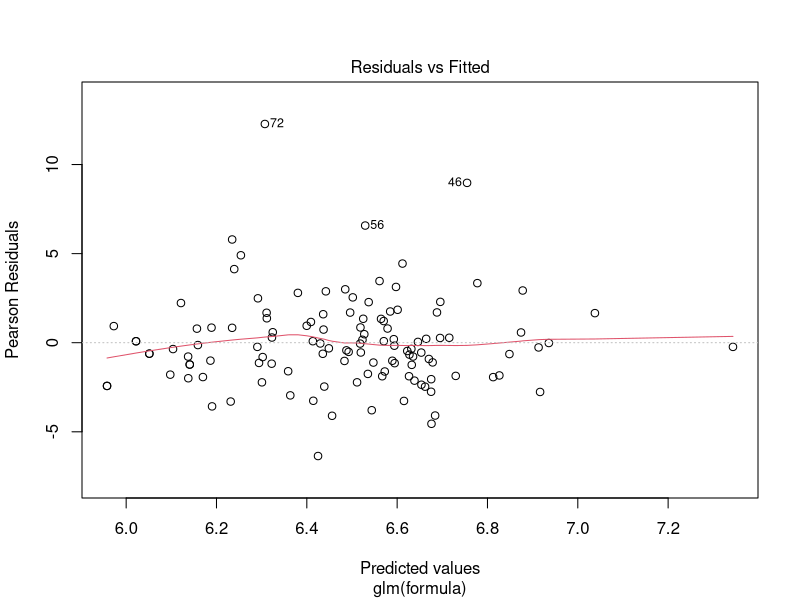
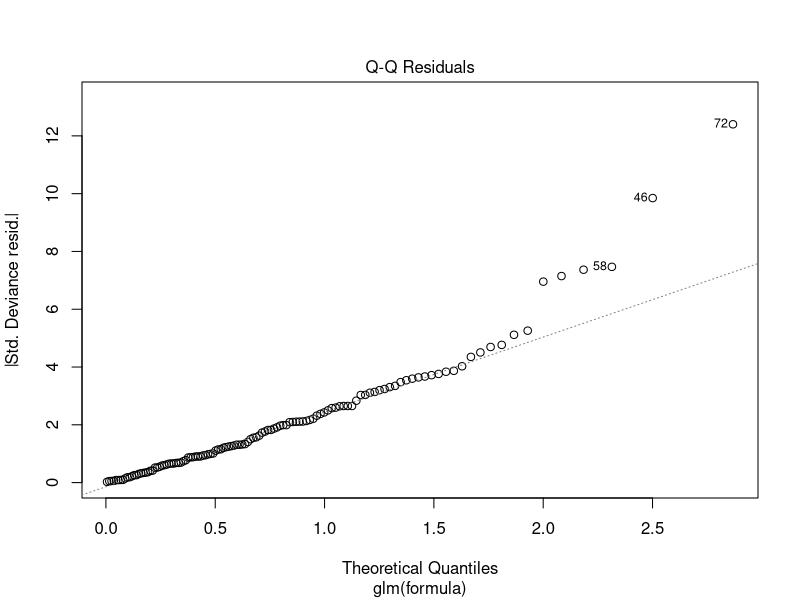
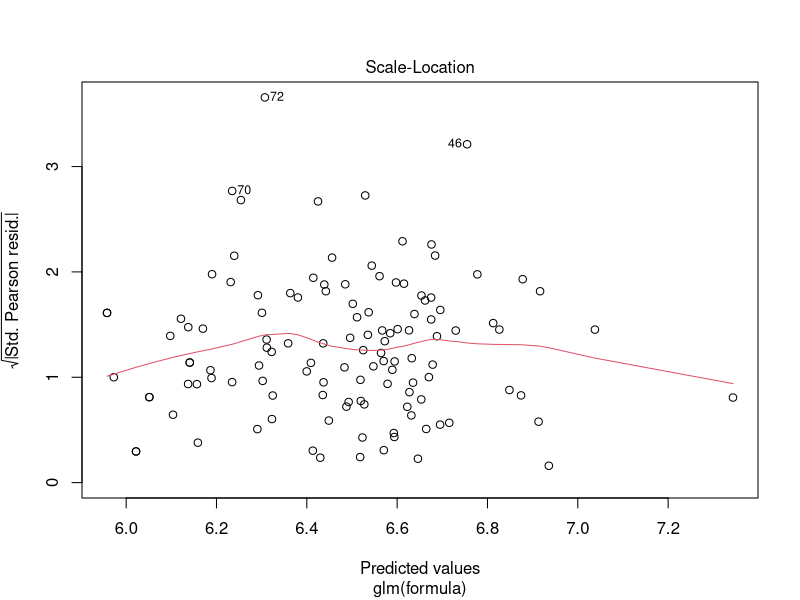
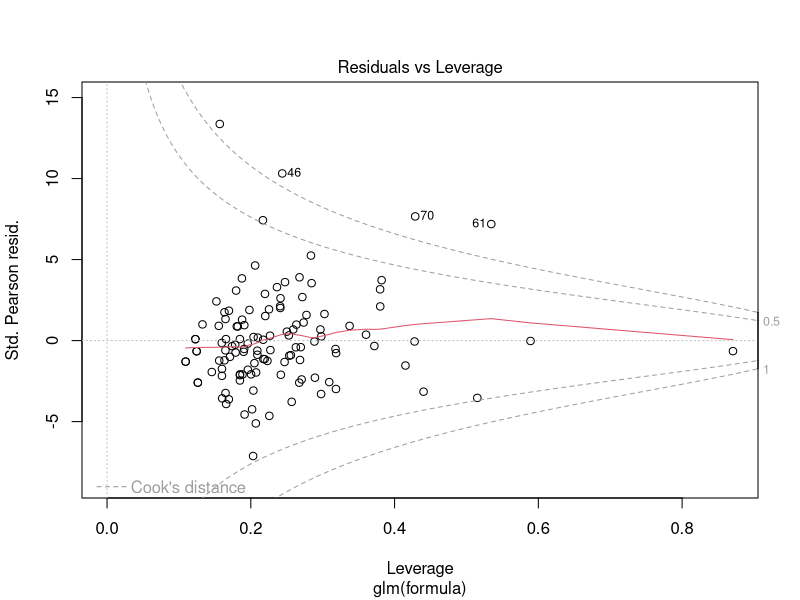

Reproduce these figures in R, in order.
## ---- chunk 1
knitr::opts_chunk$set(echo = TRUE)
## ---- chunk 2
library(tidyverse)
library(dplyr)
library(lubridate) #to handle time series data
## ---- chunk 3
data = read.csv("DHS_Data_Dashboard.csv", sep=",", header=TRUE)
head(data)
## ---- chunk 4
colnames(data)
## ---- chunk 5
paste("The amount of data points we have for this data set is: ", length(data[,1]))
## ---- chunk 6
#This dataset's timeline is discontinuous, so that needs to be fixed before we continue:
data$Report.Date <- as.Date(data$Report.Date, format = "%m/%d/%Y")

data <- data %>%
  arrange(Report.Date)
## ---- chunk 7
#double checking for sanity
print(data$Report.Date)
## ---- chunk 8
data_feat <- data %>%
  mutate(
    year  = year(Report.Date),
    month = factor(month(Report.Date))
  )
## ---- chunk 9
#regression based on shelter placements
library(dplyr)

fwc_reg <- data_feat %>%
  select(c("year", 
           "month", 
           "FWC.Avg.Daily.census.Individual.in.Shelter...Adults",
            "FWC.Avg.Daily.census.Individual.in.Shelter...Children",
            "FWC.Unique.Individuals.by.Age...0.thru.5",
            "FWC.Unique.Individuals.by.Age...6.thru.13",
            "FWC.Unique.Individuals.by.Age...14.thru.17",
            "FWC..Unique.Individuals.by.Age..18.thru.20",
            "FWC.Unique.Individuals.by.Age...21.thru.29",
            "FWC.Unique.Individuals.by.Age...30.thru.44",
            "FWC.Unique.Individuals.by.Age...45.thru.64",
            "FWC.Unique.Individuals.by.Age...65.and.above",
            "FWC.Race.Ethnicity.HoH...Asian.Pacific.Islander",
            "FWC.Race.Ethnicity.HoH...Black.non.Hispanic",
            "FWC.Race.Ethnicity.HoH...Hispanic",
            "FWC.Race.Ethnicity.HoH...Native.American",
            "FWC.Race.Ethnicity.HoH...White.non.Hispanic",
            "FWC.Race.Ethnicity.HoH...Unknown",
            "fwc_total_shelter_placements")  %>%
            na.omit())

target <- "fwc_total_shelter_placements"

predictors <- setdiff(names(fwc_reg), target)

formula <- as.formula(
  paste(target, "~", paste(predictors, collapse = " + "))
)

model_fwc <- glm(formula, data = fwc_reg, family="poisson")
summary(model_fwc)
## ---- chunk 10
anova(model_fwc, test = "Chisq")
## ---- chunk 11
plot(model_fwc)

#There is a large tail but otherwise normal. Probably the surge in 2022
## ---- chunk 12
library(car)
vif(model_fwc)

#Insane multicollinearity, but how to handle this within the parameters of the question trying to be asked?
